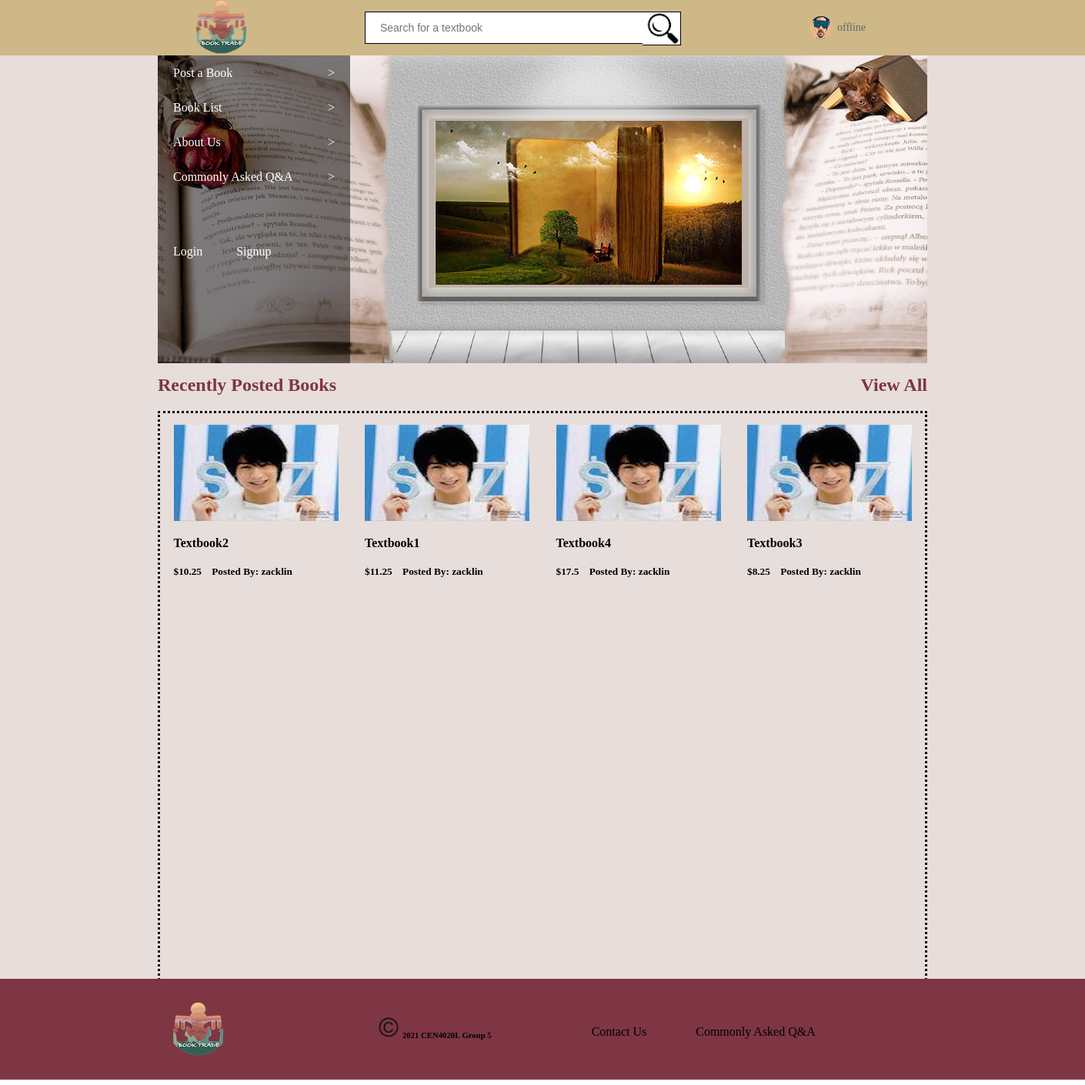
The page /index on the database as committed earlier.
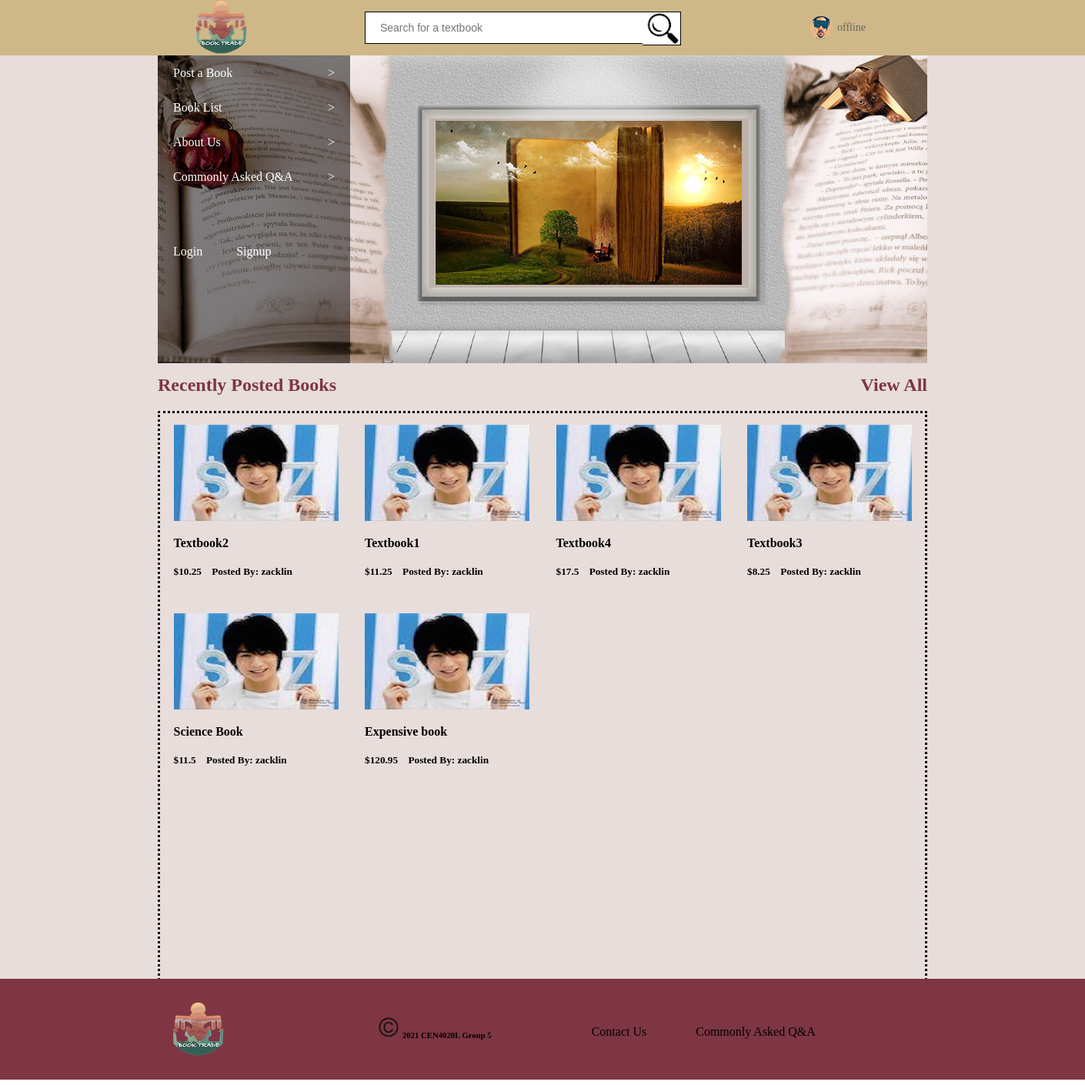
The same page on the database as committed later.
### app.py (models this page shows, shortened)
class Post(wadb.Model):  # relation model with the model/table Account to let the user post listing on the site
    __tablename__ = 'post'
    id = wadb.Column(wadb.Integer, primary_key=True)
    time = wadb.Column(wadb.DateTime, nullable=False)
    by = wadb.Column(wadb.Integer, wadb.ForeignKey('account.username'))
    bookname = wadb.Column(wadb.String(30), nullable=False)
    author = wadb.Column(wadb.String(30), nullable=False, default = "Author Not Specified")
    price = wadb.Column(wadb.Float, nullable=False, default=0)
    stat = wadb.Column(wadb.String(30), nullable=False, default="New")
    college = wadb.Column(wadb.String(30), nullable=False)
    picture = wadb.Column(wadb.String(
        30), default='///templates/images/default_book.jpg', nullable=False)
    description = wadb.Column(wadb.String(100), nullable=True)

### app.py (the view)
@app.route("/", methods=['GET'])
@app.route("/index", methods=['GET'])
def index():
    if 'user' in session:  # Ensure the user's full name is send to post.html
        user = Account.query.filter_by(username=session['user']).first(
        ).firstname + ' ' + Account.query.filter_by(username=session['user']).first().lastname
    else:
        user = 'offline'
    bklist = Post.query.order_by(Post.time).limit(
        12).all()  # 12 most recently posted books
    return render_template("index.html", user=user, booktitle="none", bklist=bklist)

### templates/index.html (shortened to what this page needs)
<!DOCTYPE html>
<html lang="en">
<head>
    <link rel="stylesheet" type="text/css" href="{{ url_for('static', filename='style.css') }}">
</head>
<body>
    {% extends "design_temp.html" %}
    {% block content %}
 <div class="mainbanner">
    <div class="banner">
        <div class="w2">
            <div class="subnavi">
                <ul class="ul1">
                    <li>
                        <a href="/post">Post a Book<span>&gt;</span></a>
                    </li>
                    <li>
                        <a href="/booklist">Book List<span>&gt;</span></a>
                    </li>
                    <li>
                        <a href="#">About Us<span>&gt;</span></a>
                    </li>
                    <li>
                        <a href="#">Commonly Asked Q&A<span>&gt;</span></a>
                    </li>
                </ul>
                <ul class="ul2">
                    <li>
                        {% if user == "offline" %}
                        <a href="{{ url_for('login') }}" class="a1">Login</a>
                        <a href="createAccPage" class="a2">Signup</a>
                        {% else %}
                        <a href="signout" class="a2">Sign Out</a>
                        {% endif %}
                    </li>
                </ul>
            </div>
        </div>
    </div>
 </div>
   <div class="mainpostbg">
    <div class="mainpost">
        <div class="head">
            <a href="#" class="recent">Recently Posted Books</a>
            <a href="/booklist" class="viewall">View All</a>
        </div>
        <div class="postedbooks">
            {% for bk in bklist %}
            <div class="onebook">
                <div class="bookpic">
                </div>
                <a href="#" ><h4>{{bk["bookname"]}}</h4></a>
                <h5>${{bk["price"]}}&nbsp &nbsp Posted By: {{bk["by"]}}</h5>
            </div>
            {% endfor %}
        </div>
    </div>
   </div>
   {% endblock content %}

Rows that differ between the two databases and show on the page:
added Post: bookname "Science Book", price "11.5", by "zacklin"
added Post: bookname "Expensive book", price "120.95", by "zacklin"
